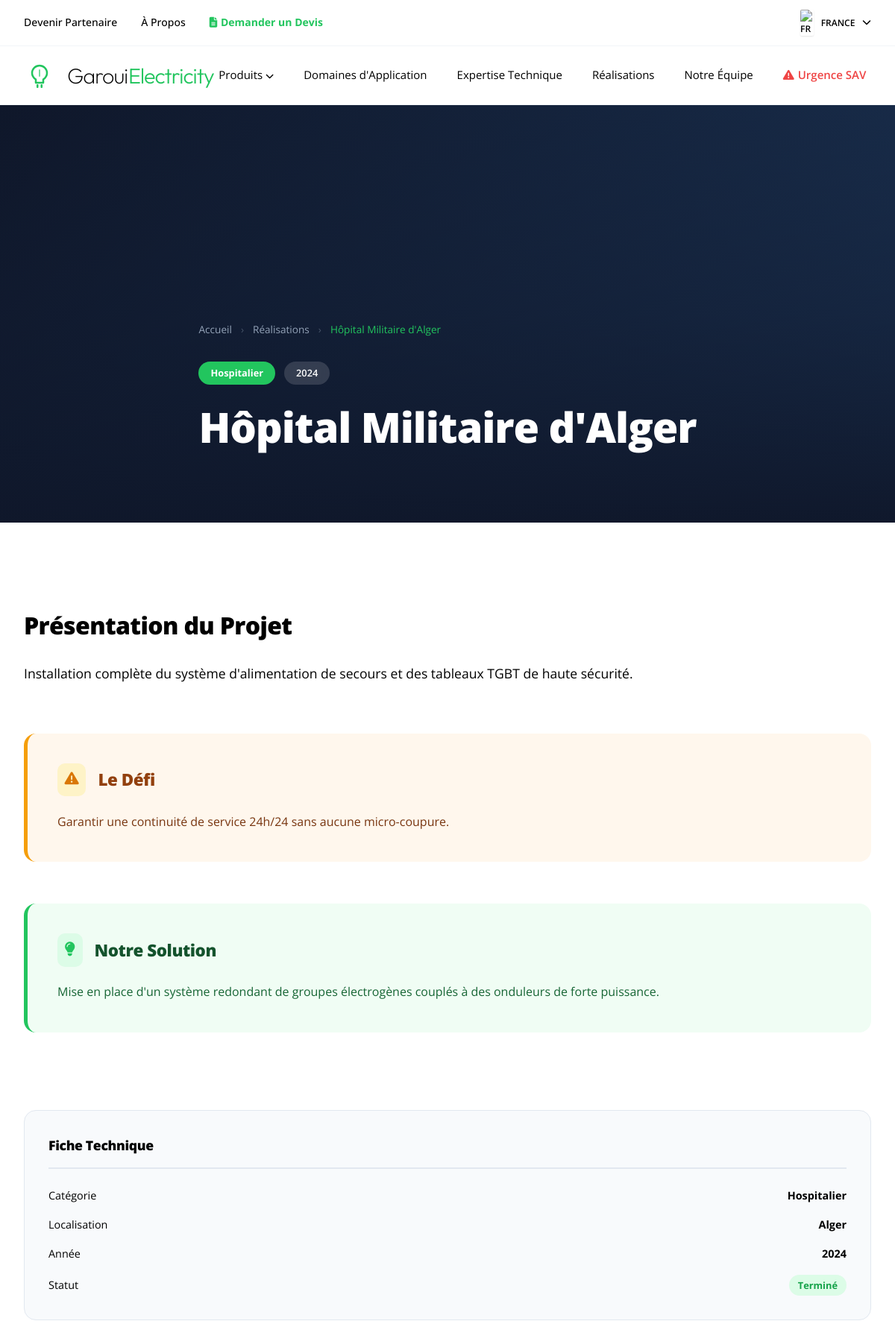
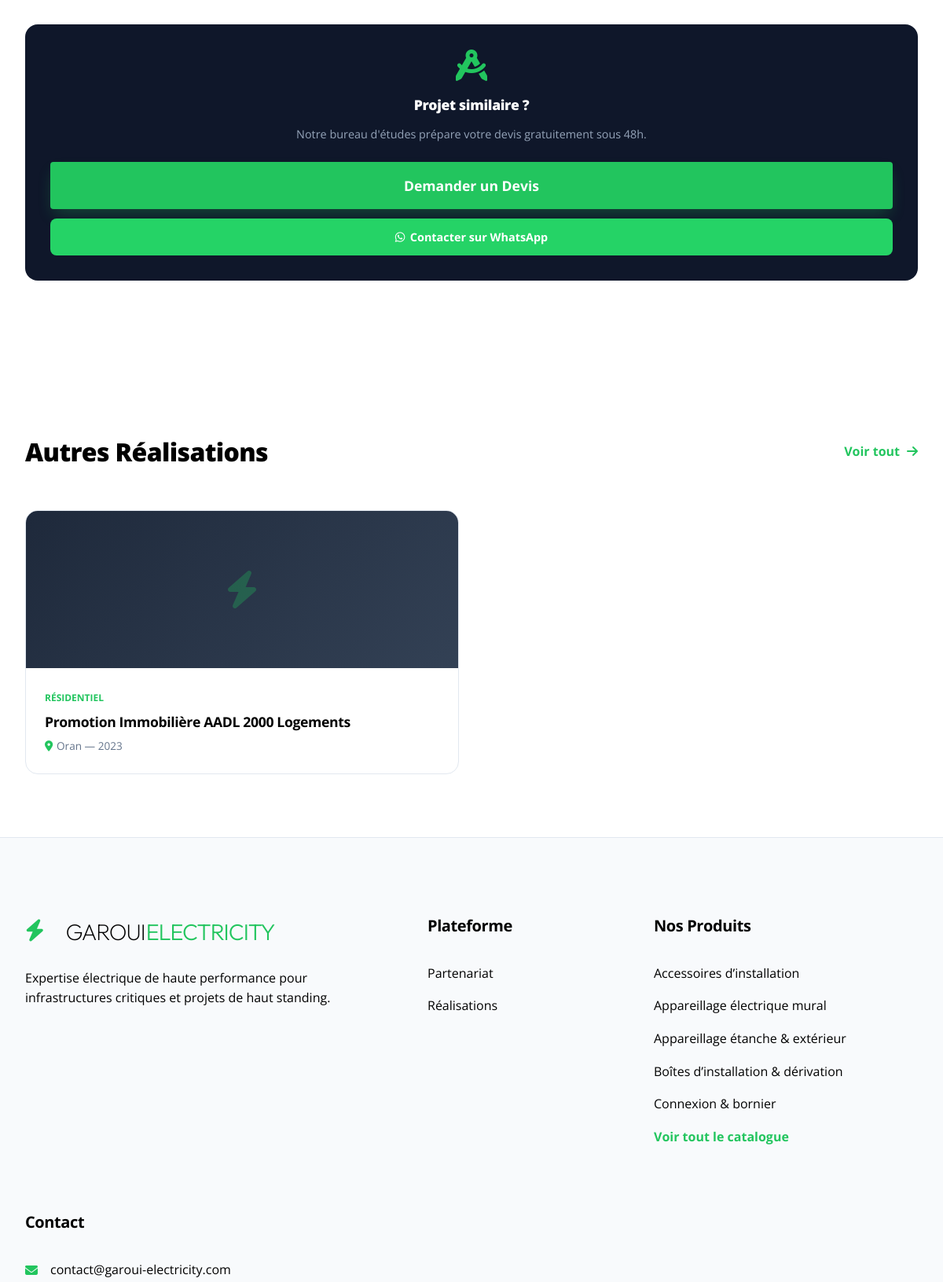
/projects/hopital-militaire-dalger-1/ (upper part), run on the app's committed database (2 pictures, top to bottom).
### projects/models.py (models this page shows, shortened)
class Project(models.Model):
    STATUT_CHOICES = [
        ('en_cours', 'En Cours'),
        ('termine', 'Terminé'),
        ('livré', 'Livré'),
    ]
    title = models.CharField(max_length=255, verbose_name="Titre du projet")
    slug = models.SlugField(unique=False, blank=True)
    client = models.CharField(max_length=255, blank=True, verbose_name="Client / Maître d'ouvrage")
    description = models.TextField(verbose_name="Description courte")
    category = models.ForeignKey(ProjectCategory, on_delete=models.CASCADE, verbose_name="Catégorie")
    location = models.CharField(max_length=255, verbose_name="Localisation")
    wilaya = models.CharField(max_length=100, blank=True, verbose_name="Wilaya")
    year = models.IntegerField(verbose_name="Année de réalisation")
    duree = models.CharField(max_length=100, blank=True, verbose_name="Durée du chantier")
    statut = models.CharField(max_length=20, choices=STATUT_CHOICES, default='termine', verbose_name="Statut")
    main_image = models.ImageField(upload_to='projects/', verbose_name="Image principale")
    featured = models.BooleanField(default=False, verbose_name="Projet mis en avant")
    superficie = models.CharField(max_length=100, blank=True, verbose_name="Superficie (m²)")
    puissance_installee = models.CharField(max_length=100, blank=True, verbose_name="Puissance installée (kVA/kW)")
    metres_cables = models.CharField(max_length=100, blank=True, verbose_name="Mètres de câbles")
    nombre_points = models.CharField(max_length=100, blank=True, verbose_name="Nombre de points d'éclairage")
    challenge = models.TextField(blank=True, verbose_name="Le Défi")
    solution = models.TextField(blank=True, verbose_name="Notre Solution")
    resultat = models.TextField(blank=True, verbose_name="Les Résultats")
    temoignage_client = models.TextField(blank=True, verbose_name="Témoignage client")
    temoignage_auteur = models.CharField(max_length=200, blank=True, verbose_name="Auteur du témoignage")
    products_used = models.ManyToManyField('shop.Product', blank=True, verbose_name="Produits utilisés")
    created_at = models.DateTimeField(auto_now_add=True)
    class Meta:
        verbose_name = "Projet / Réalisation"
        verbose_name_plural = "Projets / Réalisations"
        ordering = ['-year', '-created_at']

class ProjectCategory(models.Model):
    name = models.CharField(max_length=100, verbose_name="Nom")
    handle = models.SlugField(unique=True)
    icon = models.CharField(max_length=100, default='fas fa-bolt', verbose_name="Icône FontAwesome")
    class Meta:
        verbose_name = "Catégorie de Projet"
        verbose_name_plural = "Catégories de Projets"

### shop/models.py (models this page shows, shortened)
class Category(models.Model):
    name = models.CharField(max_length=255)
    handle = models.SlugField(unique=True)
    icon = models.CharField(max_length=50, blank=True, help_text="FontAwesome icon class")

### projects/views.py (the view)
# urls.py: path('<slug:slug>/', views.project_detail, name='project_detail'),
def project_detail(request, slug):
    project = get_object_or_404(Project, slug=slug)
    other_projects = Project.objects.exclude(pk=project.pk).order_by('-year')[:3]
    return render(request, 'projects/project_detail.html', {
        'project': project,
        'other_projects': other_projects,
    })

### templates/projects/project_detail.html (shortened to what this page needs)
{% extends 'base.html' %}
{% load static %}
{% block content %}
<section style="position: relative; min-height: 70vh; display: flex; align-items: flex-end; overflow: hidden;">
    {% if project.main_image %}
    <img src="{{ project.main_image.url }}" alt="{{ project.title }}" style="position: absolute; inset: 0; width: 100%; height: 100%; object-fit: cover; z-index: 0;">
    {% else %}
    <div style="position: absolute; inset: 0; background: linear-gradient(135deg, #0F172A, #1E3A5F); z-index: 0;"></div>
    {% endif %}
    <div style="position: absolute; inset: 0; background: linear-gradient(to top, rgba(15,23,42,0.97) 0%, rgba(15,23,42,0.5) 50%, rgba(15,23,42,0.2) 100%); z-index: 1;"></div>
    <div class="container" style="position: relative; z-index: 2; padding-bottom: 5rem; padding-top: 12rem;">
        <div style="display: flex; align-items: center; gap: 0.75rem; margin-bottom: 2rem; font-size: 0.85rem;">
            <a href="/" style="color: #94A3B8; text-decoration: none;">Accueil</a>
            <span style="color: #475569;">›</span>
            <a href="/projects/" style="color: #94A3B8; text-decoration: none;">Réalisations</a>
            <span style="color: #475569;">›</span>
            <span style="color: var(--primary);">{{ project.title }}</span>
        </div>
        <div style="display: flex; gap: 0.75rem; margin-bottom: 1.5rem; flex-wrap: wrap;">
            <span style="background: var(--primary); color: white; padding: 0.35rem 1rem; border-radius: 20px; font-size: 0.8rem; font-weight: 700;">{{ project.category.name }}</span>
            <span style="background: rgba(255,255,255,0.15); color: white; padding: 0.35rem 1rem; border-radius: 20px; font-size: 0.8rem; font-weight: 600; backdrop-filter: blur(5px);">{{ project.year }}</span>
        </div>
        <h1 style="font-size: 3.5rem; color: white; font-weight: 800; line-height: 1.15; margin-bottom: 1rem; max-width: 800px;">{{ project.title }}</h1>
    </div>
</section>
<section style="background: white; padding: 7rem 0;">
    <div class="container">
        <div class="grid-project-detail">
            <div>
                <div style="margin-bottom: 4rem;">
                    <h2 style="font-size: 2rem; color: var(--dark); font-weight: 800; margin-bottom: 1.5rem;">Présentation du Projet</h2>
                    <p style="color: var(--gray); font-size: 1.1rem; line-height: 1.8;">{{ project.description }}</p>
                </div>
                {% if project.challenge %}
                <div style="margin-bottom: 3.5rem; padding: 2.5rem; background: #FFF7ED; border-radius: 16px; border-left: 5px solid #F59E0B;">
                    <div style="display: flex; align-items: center; gap: 1rem; margin-bottom: 1.2rem;">
                        <div style="background: #FEF3C7; border-radius: 10px; padding: 0.6rem; color: #D97706;">
                            <i class="fas fa-exclamation-triangle" style="font-size: 1.2rem;"></i>
                        </div>
                        <h3 style="font-size: 1.4rem; color: #92400E; font-weight: 800; margin: 0;">Le Défi</h3>
                    </div>
                    <p style="color: #78350F; font-size: 1rem; line-height: 1.8; margin: 0;">{{ project.challenge }}</p>
                </div>
                {% endif %}
                {% if project.solution %}
                <div style="margin-bottom: 3.5rem; padding: 2.5rem; background: #F0FDF4; border-radius: 16px; border-left: 5px solid var(--primary);">
                    <div style="display: flex; align-items: center; gap: 1rem; margin-bottom: 1.2rem;">
                        <div style="background: #DCFCE7; border-radius: 10px; padding: 0.6rem; color: var(--primary);">
                            <i class="fas fa-lightbulb" style="font-size: 1.2rem;"></i>
                        </div>
                        <h3 style="font-size: 1.4rem; color: #14532D; font-weight: 800; margin: 0;">Notre Solution</h3>
                    </div>
                    <p style="color: #166534; font-size: 1rem; line-height: 1.8; margin: 0;">{{ project.solution }}</p>
                </div>
                {% endif %}
            </div>
            <div style="position: sticky; top: 120px;">
                <div style="background: #F8FAFC; border-radius: 16px; padding: 2rem; border: 1px solid #E2E8F0; margin-bottom: 2rem;">
                    <h3 style="font-size: 1.1rem; color: var(--dark); font-weight: 800; margin-bottom: 1.5rem; padding-bottom: 1rem; border-bottom: 2px solid #E2E8F0;">Fiche Technique</h3>
                    <div style="display: flex; flex-direction: column; gap: 1rem;">
                        <div style="display: flex; justify-content: space-between; align-items: center;">
                            <span style="color: var(--gray); font-size: 0.9rem;">Catégorie</span>
                            <span style="color: var(--dark); font-weight: 700; font-size: 0.9rem;">{{ project.category.name }}</span>
                        </div>
                        <div style="display: flex; justify-content: space-between; align-items: center;">
                            <span style="color: var(--gray); font-size: 0.9rem;">Localisation</span>
                            <span style="color: var(--dark); font-weight: 700; font-size: 0.9rem;">{{ project.location }}</span>
                        </div>
                        <div style="display: flex; justify-content: space-between; align-items: center;">
                            <span style="color: var(--gray); font-size: 0.9rem;">Année</span>
                            <span style="color: var(--dark); font-weight: 700; font-size: 0.9rem;">{{ project.year }}</span>
                        </div>
                        <div style="display: flex; justify-content: space-between; align-items: center;">
                            <span style="color: var(--gray); font-size: 0.9rem;">Statut</span>
                            <span style="background: #DCFCE7; color: #16A34A; padding: 0.25rem 0.75rem; border-radius: 20px; font-size: 0.8rem; font-weight: 700;">{{ project.get_statut_display }}</span>
                        </div>
                    </div>
                </div>
                <div style="background: #0F172A; border-radius: 16px; padding: 2rem; text-align: center;">
                    <i class="fas fa-drafting-compass" style="font-size: 2.5rem; color: var(--primary); margin-bottom: 1rem;"></i>
                    <h3 style="color: white; font-size: 1.1rem; font-weight: 800; margin-bottom: 0.75rem;">Projet similaire ?</h3>
                    <p style="color: #94A3B8; font-size: 0.9rem; margin-bottom: 1.5rem; line-height: 1.6;">Notre bureau d'études prépare votre devis gratuitement sous 48h.</p>
                    <a href="/devis/" class="btn-primary" style="display: block; padding: 1rem; text-align: center;">Demander un Devis</a>
                    <a href="https://wa.me/213540836321" target="_blank" style="display: block; margin-top: 0.75rem; padding: 0.75rem; background: #25D366; color: white; border-radius: 8px; text-decoration: none; font-weight: 700; font-size: 0.9rem;">
                        <i class="fab fa-whatsapp" style="margin-right: 0.4rem;"></i>Contacter sur WhatsApp
                    </a>
                </div>
            </div>
        </div>
    </div>
</section>
{% if other_projects %}
<section style="background: white; padding: 5rem 0;">
    <div class="container">
        <div style="display: flex; justify-content: space-between; align-items: center; margin-bottom: 3rem;">
            <h2 style="font-size: 2rem; color: var(--dark); font-weight: 800; margin: 0;">Autres Réalisations</h2>
            <a href="/projects/" style="color: var(--primary); font-weight: 700; text-decoration: none;">Voir tout <i class="fas fa-arrow-right" style="margin-left: 0.3rem;"></i></a>
        </div>
        <div class="grid-responsive-3" style="gap: 2rem;">
            {% for p in other_projects %}
            <a href="{% url 'projects:project_detail' p.slug %}" style="text-decoration: none; border-radius: 16px; overflow: hidden; border: 1px solid #E2E8F0; transition: all 0.3s; display: block;" onmouseover="this.style.transform='translateY(-5px)'; this.style.boxShadow='0 15px 40px rgba(0,0,0,0.1)'" onmouseout="this.style.transform='translateY(0)'; this.style.boxShadow='none'">
                <div style="height: 200px; overflow: hidden;">
                    {% if p.main_image %}
                    <img src="{{ p.main_image.url }}" alt="{{ p.title }}" style="width: 100%; height: 100%; object-fit: cover;">
                    {% else %}
                    <div style="width: 100%; height: 100%; background: linear-gradient(135deg, #1E293B, #334155); display: flex; align-items: center; justify-content: center;">
                        <i class="fas fa-bolt" style="font-size: 3rem; color: rgba(34,197,94,0.3);"></i>
                    </div>
                    {% endif %}
                </div>
                <div style="padding: 1.5rem;">
                    <span style="color: var(--primary); font-size: 0.75rem; font-weight: 700; text-transform: uppercase;">{{ p.category.name }}</span>
                    <h3 style="color: var(--dark); font-size: 1.1rem; font-weight: 700; margin: 0.5rem 0; line-height: 1.3;">{{ p.title }}</h3>
                    <p style="color: #64748B; font-size: 0.85rem; margin: 0;"><i class="fas fa-map-marker-alt" style="margin-right: 0.3rem; color: var(--primary);"></i>{{ p.location }} — {{ p.year }}</p>
                </div>
            </a>
            {% endfor %}
        </div>
    </div>
</section>
{% endif %}
{% endblock %}

### templates/base.html (shortened to what this page needs)
{% load static %}
<!DOCTYPE html>
<html lang="fr">
<head>
    <link rel="stylesheet" href="https://cdnjs.cloudflare.com/ajax/libs/font-awesome/6.4.0/css/all.min.css">
    <link rel="stylesheet" href="{% static 'css/main.css' %}?v=4.4">
</head>
<body>
    <div class="top-bar-site">
        <div class="container">
            <div class="top-bar-links">
                <a href="/partners/register/">Devenir Partenaire</a>
                <a href="{% url 'showcase:about' %}">À Propos</a>
                <a href="/devis/" style="color: var(--primary); font-weight: 700;"><i class="fas fa-file-alt" style="margin-right: 0.3rem;"></i>Demander un Devis</a>
            </div>
            <div class="top-bar-lang">
                <div class="lang-switcher">
                    <div class="lang-current">
                        <img src="https://flagcdn.com/w20/fr.png" width="18" alt="FR">
                        <span>FRANCE</span>
                        <i class="fas fa-chevron-down"></i>
                    </div>
                </div>
            </div>
        </div>
    </div>
    <nav class="navbar">
        <div class="container">
            <a href="/" class="logo">
                <div class="logo-visual">
                </div>
                <span class="logo-text">Garoui<span>Electricity</span></span>
            </a>
            <ul class="nav-links">
                <li class="has-mega">
                    <a href="/shop/">Produits <i class="fas fa-chevron-down" style="font-size: 0.7rem;"></i></a>
                </li>
                <li><a href="/#secteurs">Domaines d'Application</a></li>
                <li><a href="/#expertise">Expertise Technique</a></li>
                <li><a href="/projects/">Réalisations</a></li>
                <li><a href="{% url 'team:employee_list' %}">Notre Équipe</a></li>
                <li><a href="{% url 'sav:intervention_request' %}" style="color: #ef4444; font-weight: 600;"><i class="fas fa-exclamation-triangle" style="margin-right: 5px;"></i>Urgence SAV</a></li>
            </ul>
        </div>
    </nav>
    <main>
        {% block content %}{% endblock %}
    </main>
    <footer class="footer">
        <div class="container">
            <div class="footer-grid">
                <div class="footer-info">
                    <a href="/" class="logo">
                        <span class="logo-icon"><i class="fas fa-bolt"></i></span>
                        <span class="logo-text">GAROUI<span>ELECTRICITY</span></span>
                    </a>
                    <p>Expertise électrique de haute performance pour infrastructures critiques et projets de haut standing.</p>
                </div>
                <div class="footer-links">
                    <h4>Plateforme</h4>
                    <ul>
                        <li><a href="/partners/">Partenariat</a></li>
                        <li><a href="/projects/">Réalisations</a></li>
                    </ul>
                </div>
                <div class="footer-links">
                    <h4>Nos Produits</h4>
                    <ul>
                        {% for cat in all_categories|slice:":5" %}
                        <li><a href="/shop/?category={{ cat.handle }}">{{ cat.name }}</a></li>
                        {% endfor %}
                        <li><a href="/shop/" style="font-weight: 700; color: var(--primary);">Voir tout le catalogue</a></li>
                    </ul>
                </div>
                <div class="footer-contact">
                    <h4>Contact</h4>
                    <p><i class="fas fa-envelope"></i> contact@garoui-electricity.com</p>
                </div>
            </div>
        </div>
    </footer>
</body>
</html>

### data on the page
Project: title "Hôpital Militaire d'Alger", category.name "Hospitalier", year "2024", description "Installation complète du système d'alimentation de secours et des tableaux TGBT de haute sécurité.", challenge "Garantir une continuité de service 24h/24 sans aucune micro-coupure.", solution "Mise en place d'un système redondant de groupes électrogènes couplés à des onduleurs de forte puissance.", location "Alger", statut "Terminé"
Project: category.name "RÉSIDENTIEL", title "Promotion Immobilière AADL 2000 Logements", location "Oran", year "2023"
Category: name "Accessoires d’installation"
Category: name "Appareillage électrique mural"
Category: name "Appareillage étanche & extérieur"
Category: name "Boîtes d’installation & dérivation"
Category: name "Connexion & bornier"
